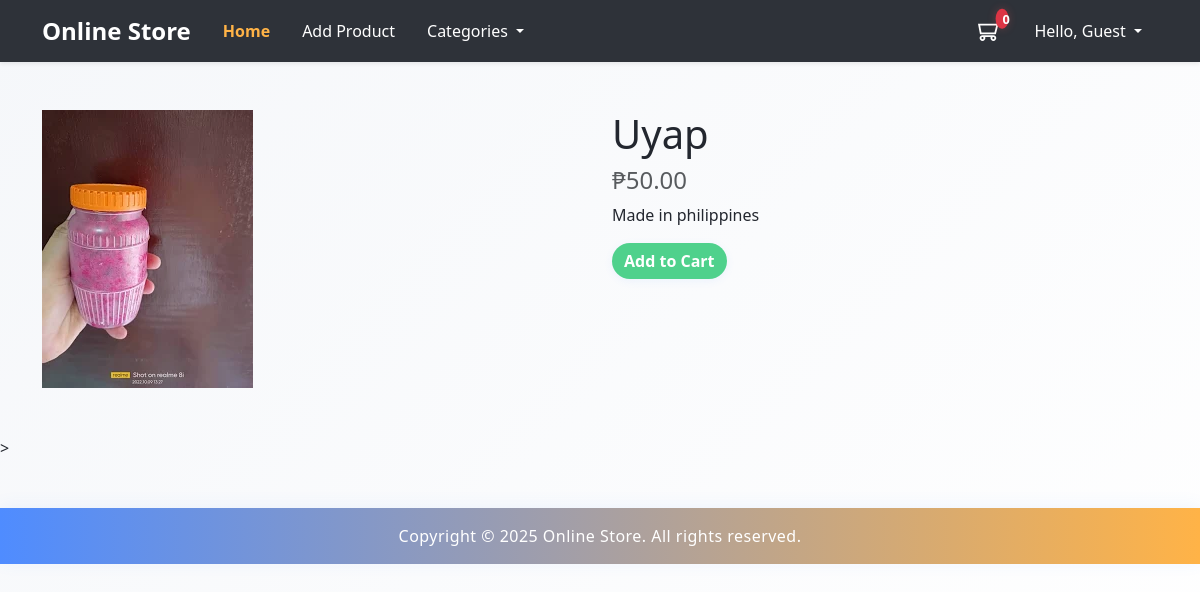
/product.php?id=17, run on the app's committed database.
### tables this page shows
CREATE TABLE `products` (
  `id` int(11) NOT NULL,
  `name` varchar(255) NOT NULL,
  `description` text DEFAULT NULL,
  `price` decimal(10,2) NOT NULL,
  `slug` varchar(255) NOT NULL,
  `image_path` varchar(255) DEFAULT NULL,
  `category_id` int(11) DEFAULT NULL,
  `created_at` timestamp NOT NULL DEFAULT current_timestamp(),
  `updated_at` timestamp NOT NULL DEFAULT current_timestamp() ON UPDATE current_timestamp()
);

### app/includes/database.php (called while the page is built, shortened)
<?php
class Database {
    private $host = "localhost";
    private $db_name = "mini_framework_store";
    private $username = "root";
    private $password = "";
    protected $conn;
    public function __construct() {
        try {
            $this->conn = new \PDO("mysql:host=" . $this->host . ";dbname=" . $this->db_name, $this->username, $this->password);
            $this->conn->setAttribute(\PDO::ATTR_ERRMODE, \PDO::ERRMODE_EXCEPTION);
        } catch (\PDOException $e) {
            die("Connection failed: " . $e->getMessage());
        }
    }
    public function getConnection() {
        return $this->conn;
    }
}

### app/models/Product.php (called while the page is built, shortened)
<?php
class Product extends Database
{
    private $db;
    public function __construct()
    {
        $this->db = $this->getConnection();
    }
    public function getById($id)
    {
        $sql = "SELECT * FROM products WHERE id = :id";
        $stmt = $this->db->prepare($sql);
        $stmt->execute([
            'id' => $id
        ]);
        return $stmt->fetch(\PDO::FETCH_ASSOC);
    }
}

### product.php (the view, shortened to what this page needs)
<?php
$productId = $_GET['id'];
$products = new Product();
$product = $products->getById($productId);
$amounLocale = 'en_PH';
$pesoFormatter = new NumberFormatter($amounLocale, NumberFormatter::CURRENCY);
?>
<div class="container my-5">
    <div class="row">
        <div class="col-md-6">
            <img src="<?php echo $product['image_path'] ?>" alt="Product Image" class="img-fluid">
        </div>
        <div class="col-md-6">
            <h1><?php echo $product['name'] ?></h1>
            <h4 class="text-body-secondary"><?php echo $formattedAmount = $pesoFormatter->formatCurrency($product['price'], 'PHP'); ?></h4>
            <p><?php echo $product['description']; ?></p>
            <div class="d-flex">
                <a href="#" class="btn btn-success mr-2 add-to-cart" data-productid="<?php echo $product['id'] ?>" data-quantity="1">Add to Cart</a>
            </div>
        </div>
    </div>
</div>>

### assets/css/styles.css (style rules this page uses)
:root { --primary: #4f8cff; --secondary: #f5f7fa; --accent: #ffb347; --danger: #ff4f4f; --success: #4fd18c; --dark: #23272f; --light: #ffffff; --shadow: 0 4px 24px rgba(0,0,0,0.08); }
body, .store-body { background: linear-gradient(135deg, var(--secondary) 0%, var(--light) 100%); font-family: 'Segoe UI', Tahoma, Geneva, Verdana, sans-serif; font-size: 16px; color: var(--dark); margin: 0; padding: 0; min-height: 100vh; }
.btn { border-radius: 2rem; font-weight: 600; transition: background 0.3s, transform 0.2s; box-shadow: 0 2px 8px rgba(79,140,255,0.08); }
.btn-success { background: var(--success); border: none; }
.add-to-cart { position: relative; overflow: hidden; }
.add-to-cart:after { content: ''; display: block; position: absolute; left: 50%; top: 50%; width: 0; height: 0; background: rgba(79,140,255,0.15); border-radius: 100%; transform: translate(-50%, -50%); transition: width 0.4s, height 0.4s; z-index: 0; }

### data on the page
products: image_path (picture), name "Uyap", price "₱50.00", description "Made in philippines"

### other printed values
countCart() "0"
